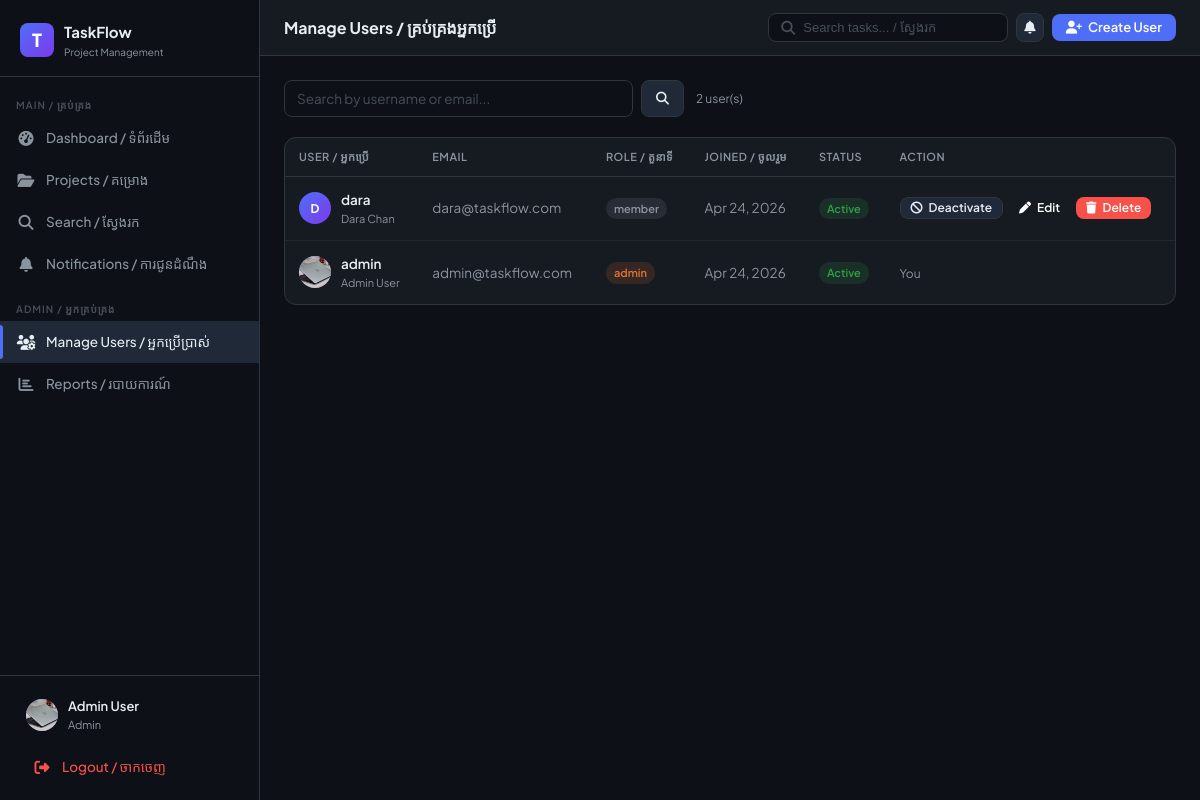
Page /admin-panel/users/ (signed in) on the earlier database version.
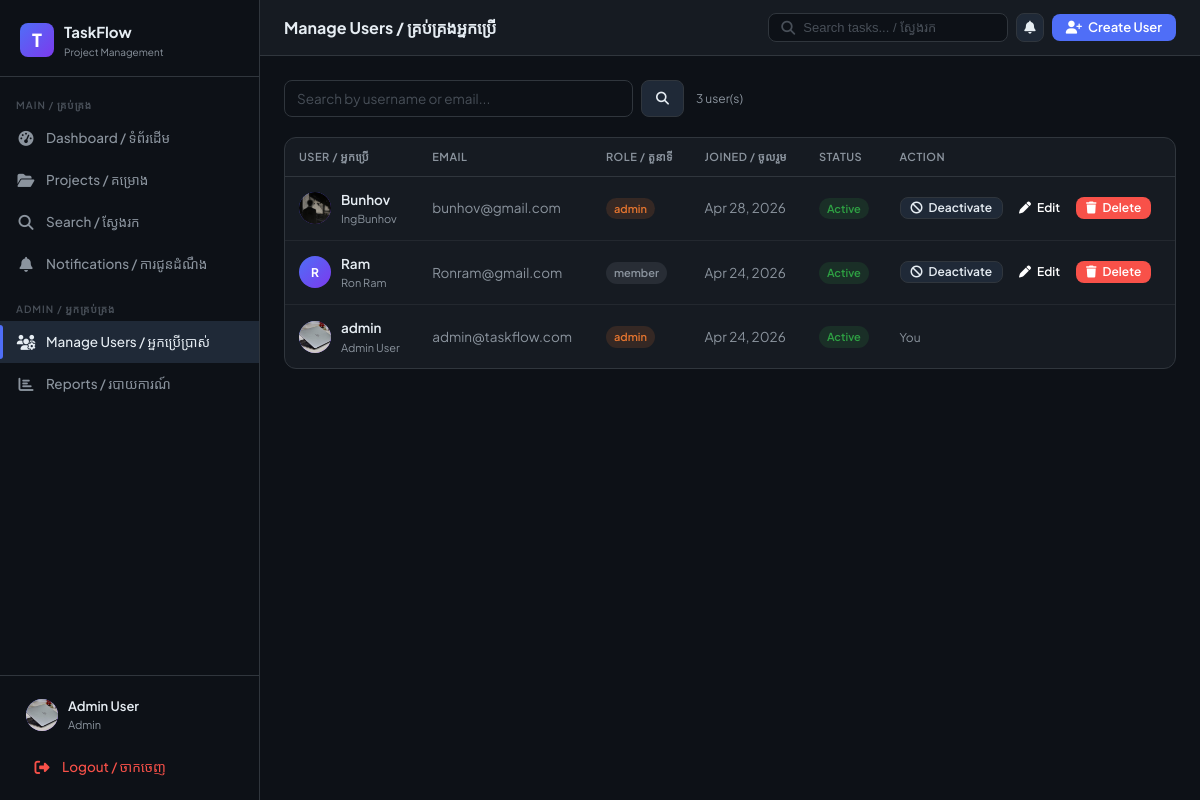
Same page on the later database version.
### core/models.py (models this page shows, shortened)
class User(AbstractUser):
    ROLE_CHOICES = [('admin', 'Admin'), ('member', 'Member')]
    role = models.CharField(max_length=10, choices=ROLE_CHOICES, default='member')
    avatar = models.ImageField(upload_to='avatars/', blank=True, null=True)
    is_active = models.BooleanField(default=True)
    @property
    def is_admin(self):
        return self.role == 'admin'

### core/views.py (the view)
# urls.py: path('admin-panel/users/', views.admin_users, name='admin_users'),
@login_required
def admin_users(request):
    if not request.user.is_admin:
        return redirect('dashboard')
    users = User.objects.all().order_by('-date_joined')
    q = request.GET.get('q', '')
    if q:
        users = users.filter(Q(username__icontains=q) | Q(email__icontains=q))
    context = {
        'users': users, 'q': q,
        'unread_count': request.user.notifications.filter(is_read=False).count(),
    }
    return render(request, 'admin_panel/users.html', context)

### templates/admin_panel/users.html (shortened to what this page needs)
{% extends 'base.html' %}
{% block page_title %}Manage Users / គ្រប់គ្រងអ្នកប្រើ{% endblock %}
{% block topbar_extra %}
<button class="btn btn-primary" onclick="showModal('createUserModal')">
  <i class="fa-solid fa-user-plus"></i> Create User
</button>
{% endblock %}
{% block content %}
<div style="display:flex;align-items:center;gap:12px;margin-bottom:20px">
  <form method="get" style="flex:1;max-width:400px;display:flex;gap:8px">
    <input type="text" name="q" class="form-control" placeholder="Search by username or email..." value="{{ q }}">
    <button type="submit" class="btn btn-secondary"><i class="fa-solid fa-search"></i></button>
  </form>
  <span class="text-muted text-small">{{ users|length }} user(s)</span>
</div>
<div class="card">
  <div class="card-body" style="padding:0">
    <table class="table">
      <thead>
        <tr>
          <th>User / អ្នកប្រើ</th>
          <th>Email</th>
          <th>Role / តួនាទី</th>
          <th>Joined / ចូលរួម</th>
          <th>Status</th>
          <th>Action</th>
        </tr>
      </thead>
      <tbody>
        {% for u in users %}
        <tr>
          <td>
            <div style="display:flex;align-items:center;gap:10px">
              <div class="user-avatar" style="width:32px;height:32px;font-size:12px;flex-shrink:0">
                {% if u.avatar %}<img src="{{ u.avatar.url }}" alt="">{% else %}{{ u.username|first|upper }}{% endif %}
              </div>
              <div>
                <div style="font-weight:600">{{ u.username }}</div>
                <div style="font-size:11px;color:var(--text-muted)">{{ u.get_full_name }}</div>
              </div>
            </div>
          </td>
          <td class="text-muted text-small">{{ u.email }}</td>
          <td>
            <span class="badge {% if u.role == 'admin' %}badge-high{% else %}badge-todo{% endif %}">{{ u.role }}</span>
          </td>
          <td class="text-muted text-small">{{ u.date_joined|date:"M d, Y" }}</td>
          <td>
            <span class="badge {% if u.is_active %}badge-done{% else %}badge-critical{% endif %}">
              {% if u.is_active %}Active{% else %}Inactive{% endif %}
            </span>
          </td>
          <td>
            {% if u != request.user %}
            <div style="display:flex;gap:6px;flex-wrap:wrap">
              <a href="{% url 'admin_toggle_user' u.id %}" class="btn btn-secondary btn-sm">
                {% if u.is_active %}<i class="fa-solid fa-ban"></i> Deactivate{% else %}<i class="fa-solid fa-check"></i> Activate{% endif %}
              </a>
              <button class="btn btn-sm" style="background:var(--blue);color:#fff"
                onclick="openEditModal({{ u.id }}, '{{ u.username }}', '{{ u.email }}', '{{ u.first_name }}', '{{ u.last_name }}', '{{ u.role }}')">
                <i class="fa-solid fa-pen"></i> Edit
              </button>
              <button class="btn btn-sm" style="background:var(--red);color:#fff"
                onclick="openDeleteModal({{ u.id }}, '{{ u.username }}')">
                <i class="fa-solid fa-trash"></i> Delete
              </button>
            </div>
            {% else %}
            <span class="text-muted text-small">You</span>
            {% endif %}
          </td>
        </tr>
        {% empty %}
        <tr><td colspan="6" style="text-align:center;padding:32px;color:var(--text-muted)">No users found.</td></tr>
        {% endfor %}
      </tbody>
    </table>
  </div>
</div>
{% endblock %}

### templates/base.html (shortened to what this page needs)
{% load static %}
<!DOCTYPE html>
<html lang="km-en">
<head>
<link rel="stylesheet" href="{% static 'css/main.css' %}">
<link rel="stylesheet" href="https://cdnjs.cloudflare.com/ajax/libs/font-awesome/6.5.0/css/all.min.css">
</head>
<body>
<aside class="sidebar" id="sidebar">
  <div class="sidebar-logo">
    <div class="logo-icon">T</div>
    <div>
      <div class="logo-text">TaskFlow</div>
      <div class="logo-sub">Project Management</div>
    </div>
  </div>
  <nav class="sidebar-nav">
    <div class="nav-section">Main / គ្រប់គ្រង</div>
    <a href="{% url 'dashboard' %}" class="nav-link {% if request.resolver_match.url_name == 'dashboard' %}active{% endif %}">
      <span class="nav-icon"><i class="fa-solid fa-gauge-high"></i></span>
      Dashboard / ទំព័រដើម
    </a>
    <a href="{% url 'projects' %}" class="nav-link {% if 'project' in request.resolver_match.url_name %}active{% endif %}">
      <span class="nav-icon"><i class="fa-solid fa-folder-open"></i></span>
      Projects / គម្រោង
    </a>
    <a href="{% url 'search' %}" class="nav-link {% if request.resolver_match.url_name == 'search' %}active{% endif %}">
      <span class="nav-icon"><i class="fa-solid fa-magnifying-glass"></i></span>
      Search / ស្វែងរក
    </a>
    <a href="{% url 'notifications' %}" class="nav-link {% if request.resolver_match.url_name == 'notifications' %}active{% endif %}">
      <span class="nav-icon"><i class="fa-solid fa-bell"></i></span>
      Notifications / ការជូនដំណឹង
    </a>
    {% if user.is_admin %}
    <div class="nav-section" style="margin-top:8px">Admin / អ្នកគ្រប់គ្រង</div>
    <a href="{% url 'admin_users' %}" class="nav-link {% if request.resolver_match.url_name == 'admin_users' %}active{% endif %}">
      <span class="nav-icon"><i class="fa-solid fa-users-gear"></i></span>
      Manage Users / អ្នកប្រើប្រាស់
    </a>
    <a href="{% url 'admin_reports' %}" class="nav-link {% if request.resolver_match.url_name == 'admin_reports' %}active{% endif %}">
      <span class="nav-icon"><i class="fa-solid fa-chart-bar"></i></span>
      Reports / របាយការណ៍
    </a>
    {% endif %}
  </nav>
  <div class="sidebar-footer">
    <a href="{% url 'profile' %}" class="user-card">
      <div class="user-avatar">
        {% if user.avatar %}<img src="{{ user.avatar.url }}" alt="">
        {% else %}{{ user.username|first|upper }}{% endif %}
      </div>
      <div class="user-info">
        <div class="user-name">{{ user.get_full_name|default:user.username }}</div>
        <div class="user-role">{{ user.role }}</div>
      </div>
    </a>
    <a href="{% url 'logout' %}" class="nav-link" style="margin-top:4px; color: var(--red)">
      <span class="nav-icon"><i class="fa-solid fa-right-from-bracket"></i></span>
      Logout / ចាកចេញ
    </a>
  </div>
</aside>
<div class="main-content">
  <div class="topbar">
    <div class="topbar-title">{% block page_title %}{% endblock %}</div>
    <div class="topbar-actions">
      <form action="{% url 'search' %}" method="get" class="search-bar">
        <i class="fa-solid fa-magnifying-glass" style="color:var(--text-faint)"></i>
        <input type="text" name="q" placeholder="Search tasks... / ស្វែងរក" value="{{ request.GET.q }}">
      </form>
      <a href="{% url 'notifications' %}" class="btn btn-icon btn-secondary" style="position:relative">
        <i class="fa-solid fa-bell"></i>
      </a>
      {% block topbar_extra %}{% endblock %}
    </div>
  </div>
  <div class="page-content">
    {% block content %}{% endblock %}
  </div>
</div>
</body>
</html>

Differences in the rows shown:
added User: avatar (picture), username "Bunhov", get_full_name "IngBunhov", email "bunhov@gmail.com", role "admin", date_joined "Apr 28, 2026", is_active "Active"
changed User "member": username|first "D" → "R"; username "dara" → "Ram"; get_full_name "Dara Chan" → "Ron Ram"; email "dara@taskflow.com" → "Ronram@gmail.com"
Other differences:
{{ users|length }}: "2" → "3"
